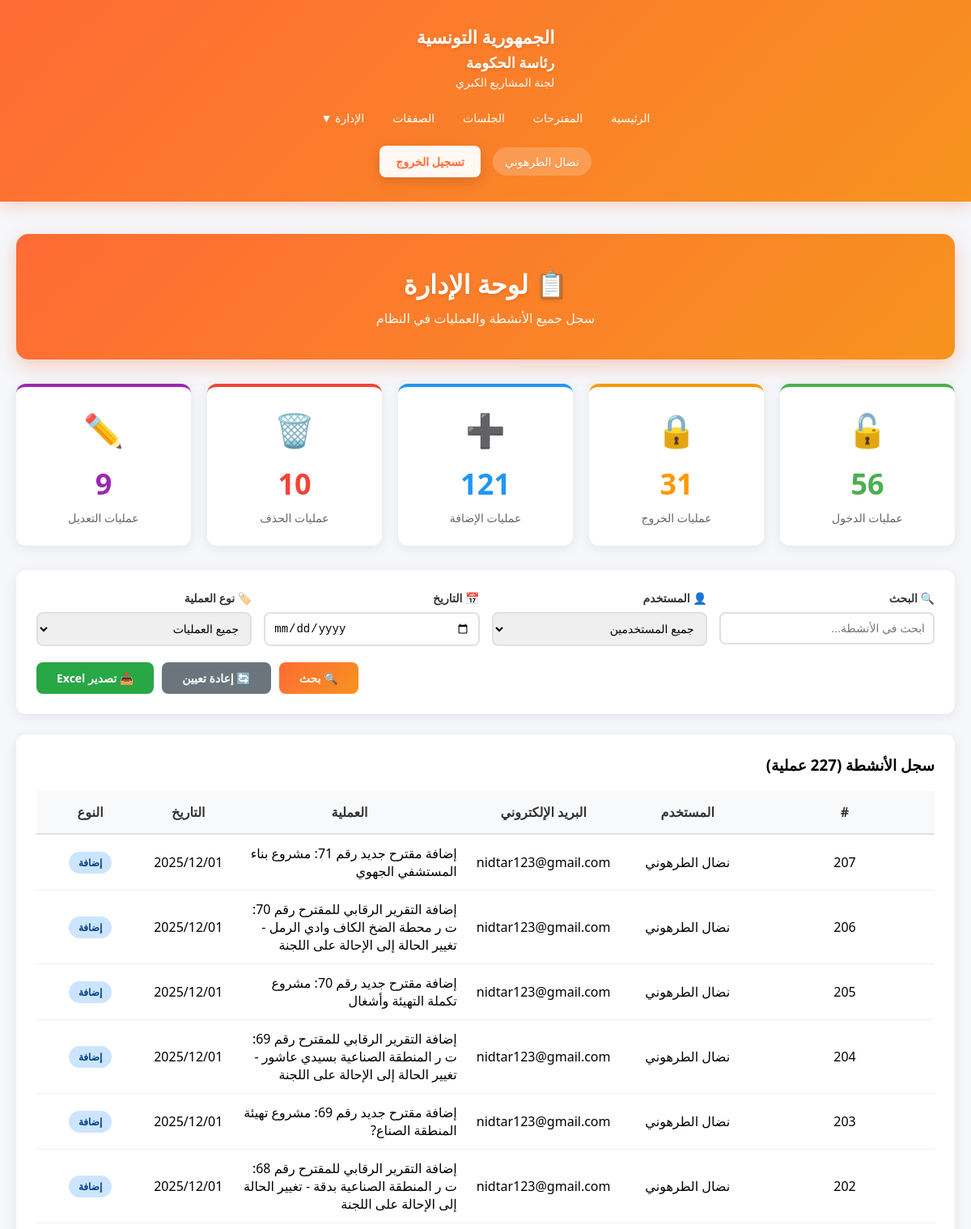
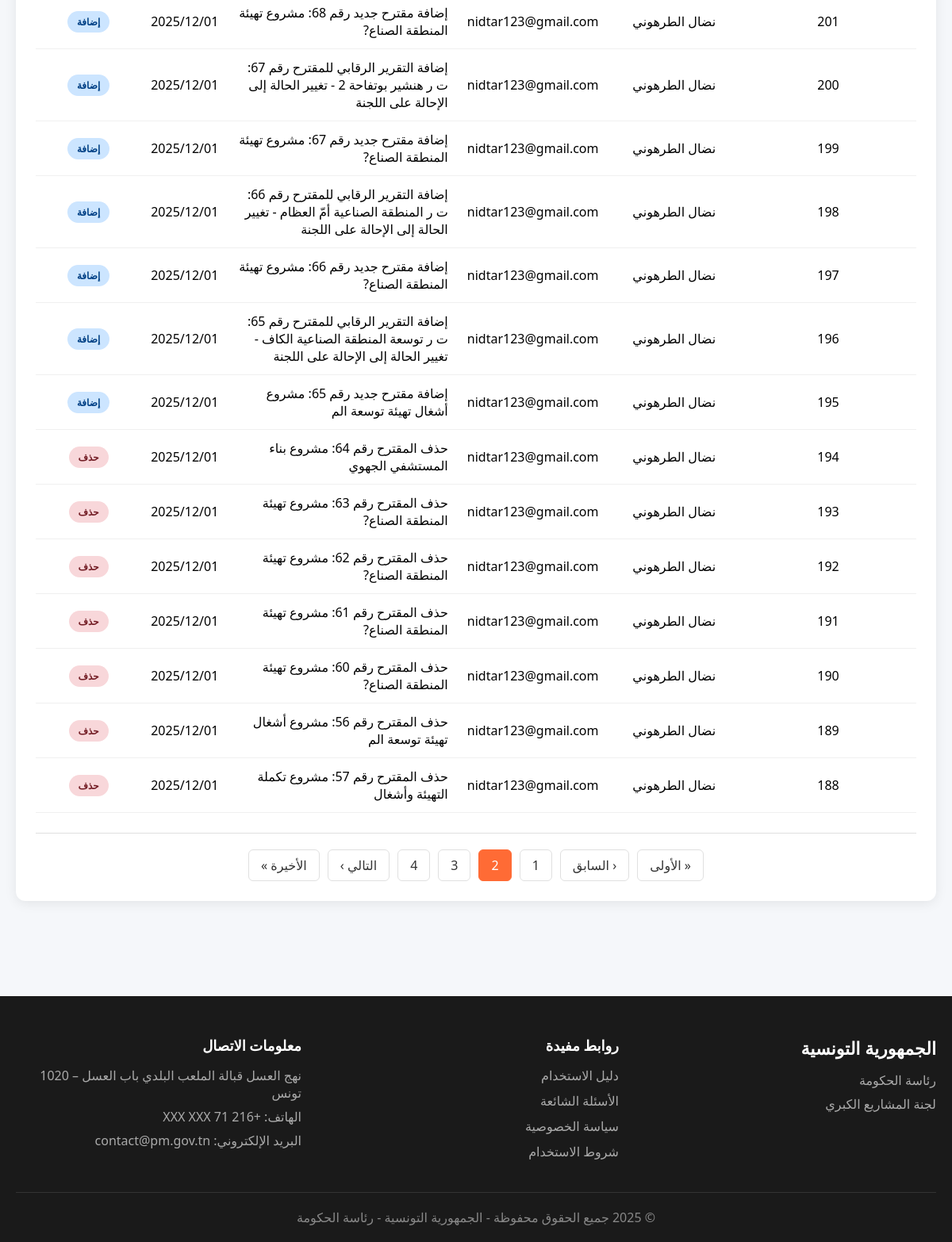
The page /Views/administration.php?page=2 (signed in) on the database its author committed (2 pictures, top to bottom).
### tables this page shows
CREATE TABLE `journal` (
  `idJournal` int(11) NOT NULL,
  `idUser` int(11) NOT NULL,
  `action` varchar(400) NOT NULL,
  `date` date NOT NULL
);

CREATE TABLE `user` (
  `idUser` int(11) NOT NULL,
  `nomUser` varchar(200) NOT NULL,
  `emailUser` varchar(300) NOT NULL,
  `typeCpt` int(1) NOT NULL,
  `login` varchar(20) NOT NULL,
  `pw` varchar(255) NOT NULL
);

### Views/administration.php (the view, shortened to what this page needs)
<?php
$database = new Database();
$db = $database->getConnection();
$filterUser = isset($_GET['user']) ? Security::sanitizeInput($_GET['user']) : '';
$filterAction = isset($_GET['action_type']) ? Security::sanitizeInput($_GET['action_type']) : '';
$filterDate = isset($_GET['date']) ? Security::sanitizeInput($_GET['date']) : '';
$search = isset($_GET['search']) ? Security::sanitizeInput($_GET['search']) : '';
$page = isset($_GET['page']) ? intval($_GET['page']) : 1;
$perPage = 20;
$offset = ($page - 1) * $perPage;
$sql = "SELECT j.*, u.nomUser, u.emailUser
        FROM journal j
        LEFT JOIN user u ON j.idUser = u.idUser
        WHERE 1=1";
$countSql = "SELECT COUNT(*) as total FROM ({$sql}) as subquery";
$countStmt = $db->prepare($countSql);
$countStmt->execute();
$totalRecords = $countStmt->fetch(PDO::FETCH_ASSOC)['total'];
$totalPages = ceil($totalRecords / $perPage);
$sql .= " ORDER BY j.idJournal DESC LIMIT :limit OFFSET :offset";
$stmt = $db->prepare($sql);
$stmt->bindValue(':limit', $perPage, PDO::PARAM_INT);
$stmt->bindValue(':offset', $offset, PDO::PARAM_INT);
$stmt->execute();
$logs = $stmt->fetchAll(PDO::FETCH_ASSOC);
$statsLogin = $db->query("SELECT COUNT(*) as total FROM journal WHERE action LIKE '%تسجيل الدخول%'")->fetch()['total'];
$statsLogout = $db->query("SELECT COUNT(*) as total FROM journal WHERE action LIKE '%تسجيل الخروج%'")->fetch()['total'];
$statsAjout = $db->query("SELECT COUNT(*) as total FROM journal WHERE action LIKE '%إضافة%'")->fetch()['total'];
$statsSupp = $db->query("SELECT COUNT(*) as total FROM journal WHERE action LIKE '%حذف%'")->fetch()['total'];
$statsModif = $db->query("SELECT COUNT(*) as total FROM journal WHERE action LIKE '%تعديل%'")->fetch()['total'];
?>
<!DOCTYPE html>
<html lang="ar" dir="rtl">
<head>
    <link rel="stylesheet" href="../assets/css/style.css">
</head>
<body>
    <?php include 'includes/header.php'; ?>
    <section class="content-section" style="padding: 40px 0;">
        <div class="container">
            <div class="admin-header">
                <h2>📋 لوحة الإدارة</h2>
                <p>سجل جميع الأنشطة والعمليات في النظام</p>
            </div>
            <div class="stats-cards">
                <div class="stat-card-admin login">
                    <div class="icon">🔓</div>
                    <div class="number"><?php echo $statsLogin; ?></div>
                    <div class="label">عمليات الدخول</div>
                </div>
                <div class="stat-card-admin logout">
                    <div class="icon">🔒</div>
                    <div class="number"><?php echo $statsLogout; ?></div>
                    <div class="label">عمليات الخروج</div>
                </div>
                <div class="stat-card-admin add">
                    <div class="icon">➕</div>
                    <div class="number"><?php echo $statsAjout; ?></div>
                    <div class="label">عمليات الإضافة</div>
                </div>
                <div class="stat-card-admin delete">
                    <div class="icon">🗑️</div>
                    <div class="number"><?php echo $statsSupp; ?></div>
                    <div class="label">عمليات الحذف</div>
                </div>
                <div class="stat-card-admin edit">
                    <div class="icon">✏️</div>
                    <div class="number"><?php echo $statsModif; ?></div>
                    <div class="label">عمليات التعديل</div>
                </div>
            </div>
            <div class="filters-panel">
                <form method="GET" action="">
                    <div class="filters-grid">
                        <div class="filter-group">
                            <label>🔍 البحث</label>
                            <input type="text" name="search" placeholder="ابحث في الأنشطة..."
                                   value="<?php echo htmlspecialchars($search); ?>">
                        </div>
                        <div class="filter-group">
                            <label>👤 المستخدم</label>
                            <select name="user">
                                <option value="">جميع المستخدمين</option>
                            </select>
                        </div>
                        <div class="filter-group">
                            <label>📅 التاريخ</label>
                            <input type="date" name="date" value="<?php echo htmlspecialchars($filterDate); ?>">
                        </div>
                        <div class="filter-group">
                            <label>🏷️ نوع العملية</label>
                            <select name="action_type">
                                <option value="">جميع العمليات</option>
                            </select>
                        </div>
                    </div>
                    <div class="filter-actions">
                        <button type="submit" class="btn btn-primary">🔍 بحث</button>
                        <a href="administration.php" class="btn btn-secondary">🔄 إعادة تعيين</a>
                        <a href="export_logs.php" class="btn btn-export">📥 تصدير Excel</a>
                    </div>
                </form>
            </div>
            <div class="logs-table">
                <h3 style="margin-bottom: 20px;">سجل الأنشطة (<?php echo $totalRecords; ?> عملية)</h3>
                <?php if (count($logs) > 0): ?>
                    <table>
                        <thead>
                            <tr>
                                <th>#</th>
                                <th>المستخدم</th>
                                <th>البريد الإلكتروني</th>
                                <th>العملية</th>
                                <th>التاريخ</th>
                                <th>النوع</th>
                            </tr>
                        </thead>
                        <tbody>
                            <?php foreach ($logs as $log): ?>
                                <tr>
                                    <td><?php echo $log['idJournal']; ?></td>
                                    <td><?php echo htmlspecialchars($log['nomUser']); ?></td>
                                    <td><?php echo htmlspecialchars($log['emailUser']); ?></td>
                                    <td style="text-align: right;">
                                        <?php echo htmlspecialchars($log['action']); ?>
                                    </td>
                                    <td><?php echo date('Y/m/d', strtotime($log['date'])); ?></td>
                                    <td>
                                        <?php
                                        $badgeClass = 'action-login';
                                        $badgeText = 'عملية';
                                        if (strpos($log['action'], 'تسجيل الدخول') !== false) {
                                            $badgeClass = 'action-login';
                                            $badgeText = 'دخول';
                                        } elseif (strpos($log['action'], 'تسجيل الخروج') !== false) {
                                            $badgeClass = 'action-logout';
                                            $badgeText = 'خروج';
                                        } elseif (strpos($log['action'], 'إضافة') !== false) {
                                            $badgeClass = 'action-add';
                                            $badgeText = 'إضافة';
                                        } elseif (strpos($log['action'], 'حذف') !== false) {
                                            $badgeClass = 'action-delete';
                                            $badgeText = 'حذف';
                                        } elseif (strpos($log['action'], 'تعديل') !== false) {
                                            $badgeClass = 'action-edit';
                                            $badgeText = 'تعديل';
                                        }
                                        ?>
                                        <span class="action-badge <?php echo $badgeClass; ?>">
                                            <?php echo $badgeText; ?>
                                        </span>
                                    </td>
                                </tr>
                            <?php endforeach; ?>
                        </tbody>
                    </table>
                    <?php if ($totalPages > 1): ?>
                        <div class="pagination">
                            <?php if ($page > 1): ?>
                                <a href="?page=1<?php echo !empty($search) ? '&search='.$search : '';
                                    echo !empty($filterUser) ? '&user='.$filterUser : '';
                                    echo !empty($filterDate) ? '&date='.$filterDate : '';
                                    echo !empty($filterAction) ? '&action_type='.$filterAction : ''; ?>">
                                    « الأولى
                                </a>
                                <a href="?page=<?php echo $page-1; ?><?php echo !empty($search) ? '&search='.$search : '';
                                    echo !empty($filterUser) ? '&user='.$filterUser : '';
                                    echo !empty($filterDate) ? '&date='.$filterDate : '';
                                    echo !empty($filterAction) ? '&action_type='.$filterAction : ''; ?>">
                                    ‹ السابق
                                </a>
                            <?php endif; ?>
                            <?php
                            $start = max(1, $page - 2);
                            $end = min($totalPages, $page + 2);
                            for ($i = $start; $i <= $end; $i++):
                            ?>
                                <?php if ($i == $page): ?>
                                    <span class="active"><?php echo $i; ?></span>
                                <?php else: ?>
                                    <a href="?page=<?php echo $i; ?><?php echo !empty($search) ? '&search='.$search : '';
                                        echo !empty($filterUser) ? '&user='.$filterUser : '';
                                        echo !empty($filterDate) ? '&date='.$filterDate : '';
                                        echo !empty($filterAction) ? '&action_type='.$filterAction : ''; ?>">
                                        <?php echo $i; ?>
                                    </a>
                                <?php endif; ?>
                            <?php endfor; ?>
                            <?php if ($page < $totalPages): ?>
                                <a href="?page=<?php echo $page+1; ?><?php echo !empty($search) ? '&search='.$search : '';
                                    echo !empty($filterUser) ? '&user='.$filterUser : '';
                                    echo !empty($filterDate) ? '&date='.$filterDate : '';
                                    echo !empty($filterAction) ? '&action_type='.$filterAction : ''; ?>">
                                    التالي ›
                                </a>
                                <a href="?page=<?php echo $totalPages; ?><?php echo !empty($search) ? '&search='.$search : '';
                                    echo !empty($filterUser) ? '&user='.$filterUser : '';
                                    echo !empty($filterDate) ? '&date='.$filterDate : '';
                                    echo !empty($filterAction) ? '&action_type='.$filterAction : ''; ?>">
                                    الأخيرة »
                                </a>
                            <?php endif; ?>
                        </div>
                    <?php endif; ?>
                <?php else: ?>
                    <div class="no-data">
                        <p>🔭 لا توجد سجلات لعرضها</p>
                    </div>
                <?php endif; ?>
            </div>
        </div>
    </section>
    <?php include 'includes/footer.php'; ?>
</body>
</html>

### rows shown on the page
journal: idJournal "207", idUser.nomUser "نضال الطرهوني", idUser.emailUser "nidtar123@gmail.com", action "إضافة مقترح جديد رقم 71: مشروع بناء المستشفي الجهوي", date "2025/12/01", action "إضافة"
journal: idJournal "206", idUser.nomUser "نضال الطرهوني", idUser.emailUser "nidtar123@gmail.com", action "إضافة التقرير الرقابي للمقترح رقم 70: ت ر محطة الضخ الكاف وادي الرمل - تغيير الحالة إلى الإحالة على اللجنة", date "2025/12/01", action "إضافة"
journal: idJournal "205", idUser.nomUser "نضال الطرهوني", idUser.emailUser "nidtar123@gmail.com", action "إضافة مقترح جديد رقم 70: مشروع تكملة التهيئة وأشغال", date "2025/12/01", action "إضافة"
journal: idJournal "204", idUser.nomUser "نضال الطرهوني", idUser.emailUser "nidtar123@gmail.com", action "إضافة التقرير الرقابي للمقترح رقم 69: ت ر المنطقة الصناعية بسيدي عاشور - تغيير الحالة إلى الإحالة على اللجنة", date "2025/12/01", action "إضافة"
journal: idJournal "203", idUser.nomUser "نضال الطرهوني", idUser.emailUser "nidtar123@gmail.com", action "إضافة مقترح جديد رقم 69: مشروع تهيئة المنطقة الصناع?", date "2025/12/01", action "إضافة"
journal: idJournal "202", idUser.nomUser "نضال الطرهوني", idUser.emailUser "nidtar123@gmail.com", action "إضافة التقرير الرقابي للمقترح رقم 68: ت ر المنطقة الصناعية بدقة - تغيير الحالة إلى الإحالة على اللجنة", date "2025/12/01", action "إضافة"
journal: idJournal "201", idUser.nomUser "نضال الطرهوني", idUser.emailUser "nidtar123@gmail.com", action "إضافة مقترح جديد رقم 68: مشروع تهيئة المنطقة الصناع?", date "2025/12/01", action "إضافة"
journal: idJournal "200", idUser.nomUser "نضال الطرهوني", idUser.emailUser "nidtar123@gmail.com", action "إضافة التقرير الرقابي للمقترح رقم 67: ت ر هنشير بوتفاحة 2 - تغيير الحالة إلى الإحالة على اللجنة", date "2025/12/01", action "إضافة"
journal: idJournal "199", idUser.nomUser "نضال الطرهوني", idUser.emailUser "nidtar123@gmail.com", action "إضافة مقترح جديد رقم 67: مشروع تهيئة المنطقة الصناع?", date "2025/12/01", action "إضافة"
journal: idJournal "198", idUser.nomUser "نضال الطرهوني", idUser.emailUser "nidtar123@gmail.com", action "إضافة التقرير الرقابي للمقترح رقم 66: ت ر المنطقة الصناعية أمّ العظام - تغيير الحالة إلى الإحالة على اللجنة", date "2025/12/01", action "إضافة"
journal: idJournal "197", idUser.nomUser "نضال الطرهوني", idUser.emailUser "nidtar123@gmail.com", action "إضافة مقترح جديد رقم 66: مشروع تهيئة المنطقة الصناع?", date "2025/12/01", action "إضافة"
journal: idJournal "196", idUser.nomUser "نضال الطرهوني", idUser.emailUser "nidtar123@gmail.com", action "إضافة التقرير الرقابي للمقترح رقم 65: ت ر توسعة المنطقة الصناعية الكاف - تغيير الحالة إلى الإحالة على اللجنة", date "2025/12/01", action "إضافة"
journal: idJournal "195", idUser.nomUser "نضال الطرهوني", idUser.emailUser "nidtar123@gmail.com", action "إضافة مقترح جديد رقم 65: مشروع أشغال تهيئة توسعة الم", date "2025/12/01", action "إضافة"
journal: idJournal "194", idUser.nomUser "نضال الطرهوني", idUser.emailUser "nidtar123@gmail.com", action "حذف المقترح رقم 64: مشروع بناء المستشفي الجهوي", date "2025/12/01", action "حذف"
journal: idJournal "193", idUser.nomUser "نضال الطرهوني", idUser.emailUser "nidtar123@gmail.com", action "حذف المقترح رقم 63: مشروع تهيئة المنطقة الصناع?", date "2025/12/01", action "حذف"
journal: idJournal "192", idUser.nomUser "نضال الطرهوني", idUser.emailUser "nidtar123@gmail.com", action "حذف المقترح رقم 62: مشروع تهيئة المنطقة الصناع?", date "2025/12/01", action "حذف"
journal: idJournal "191", idUser.nomUser "نضال الطرهوني", idUser.emailUser "nidtar123@gmail.com", action "حذف المقترح رقم 61: مشروع تهيئة المنطقة الصناع?", date "2025/12/01", action "حذف"
journal: idJournal "190", idUser.nomUser "نضال الطرهوني", idUser.emailUser "nidtar123@gmail.com", action "حذف المقترح رقم 60: مشروع تهيئة المنطقة الصناع?", date "2025/12/01", action "حذف"
journal: idJournal "189", idUser.nomUser "نضال الطرهوني", idUser.emailUser "nidtar123@gmail.com", action "حذف المقترح رقم 56: مشروع أشغال تهيئة توسعة الم", date "2025/12/01", action "حذف"
journal: idJournal "188", idUser.nomUser "نضال الطرهوني", idUser.emailUser "nidtar123@gmail.com", action "حذف المقترح رقم 57: مشروع تكملة التهيئة وأشغال", date "2025/12/01", action "حذف"

### other values the page prints
$_SESSION['user_name'] "نضال الطرهوني"
$statsLogin "56"
$statsLogout "31"
$statsAjout "121"
$statsSupp "10"
$statsModif "9"
